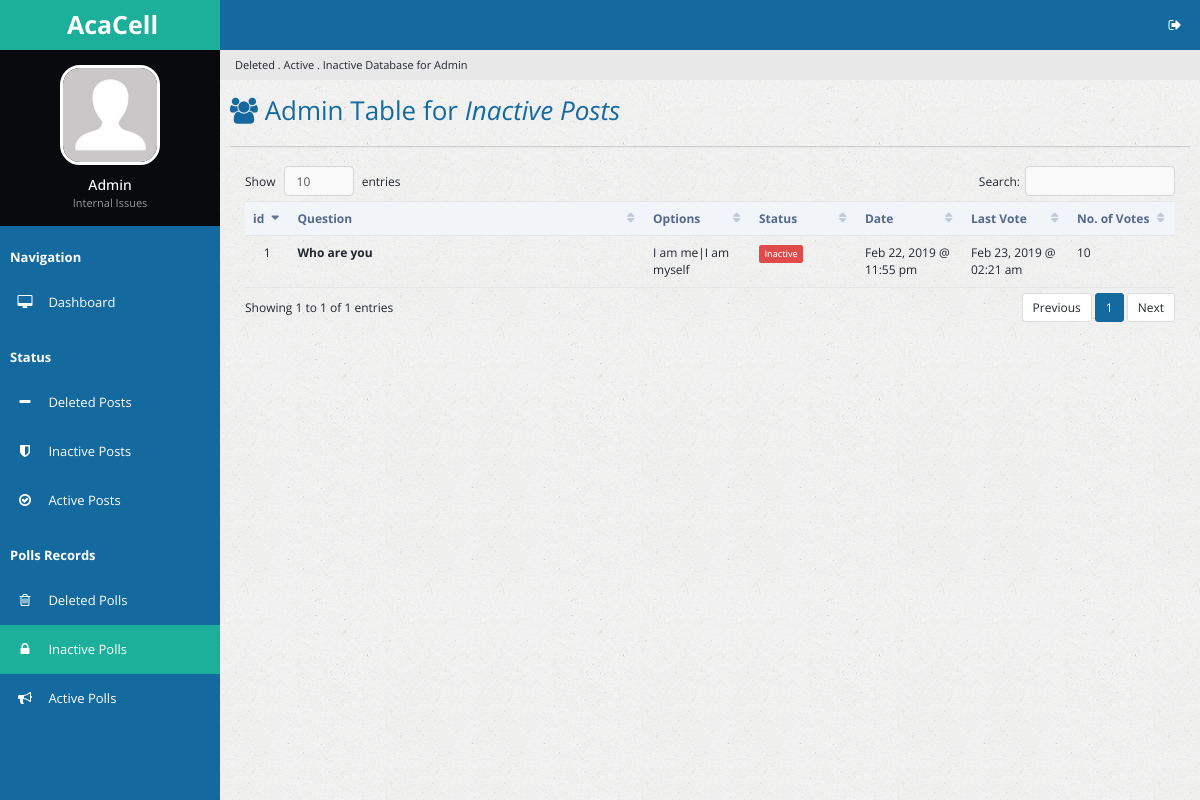
/inactpolls.php, run on an earlier commit of the app's database.
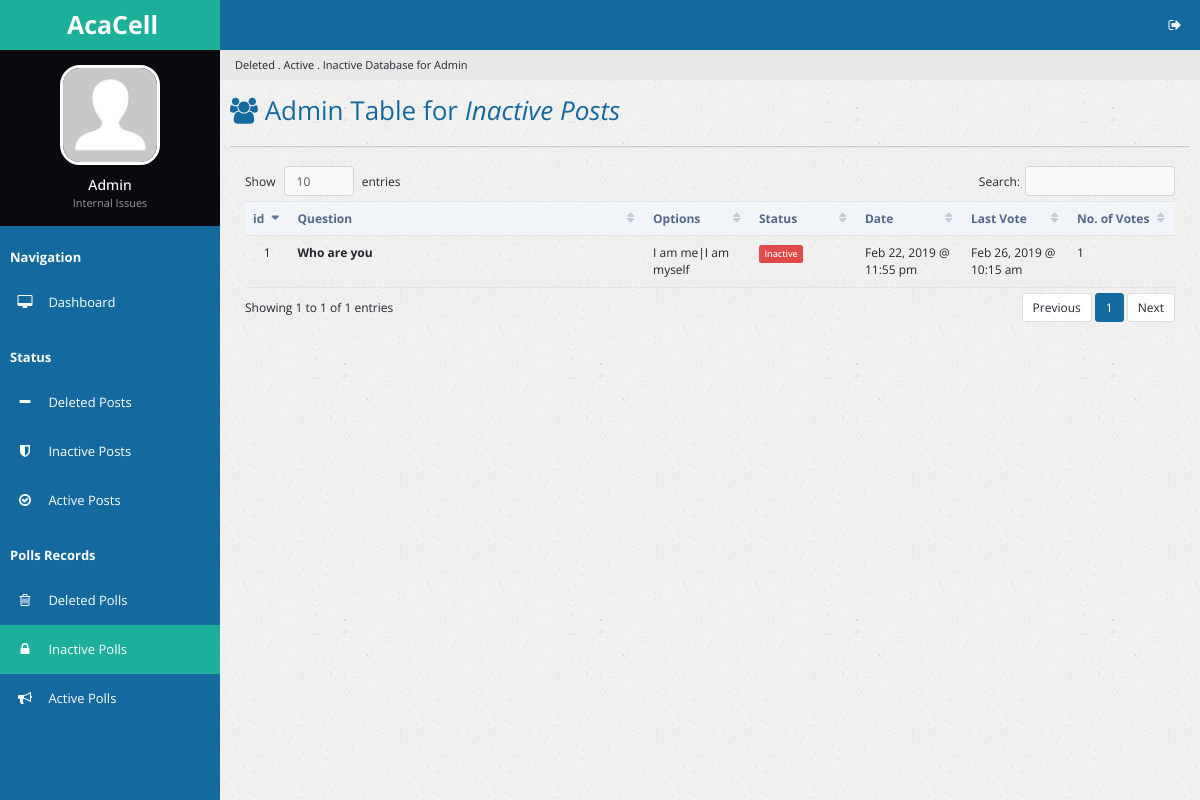
And on a later commit of the database.
### tables this page shows
CREATE TABLE `poll` (
  `p_id` int(11) NOT NULL,
  `p_question` text NOT NULL,
  `p_date` double NOT NULL,
  `p_options` varchar(250) NOT NULL,
  `p_votes` varchar(250) NOT NULL DEFAULT '0',
  `p_number_options` tinyint(3) NOT NULL,
  `p_timeout` double DEFAULT NULL,
  `p_voters` int(11) DEFAULT '0',
  `p_last_vote_date` double DEFAULT '0'
);

### inactpolls.php (the view, shortened to what the changed rows need)
<?php
  include 'handlers/dbcon.php';
  $curr_time = time();
?>
<!DOCTYPE html>
<html lang="en">
<head>
        <link rel="stylesheet" type="text/css" id="theme" href="css/theme-default.css"/>
    </head>
    <body>
        <div class="page-container">
            <div class="page-content">
                <div class="page-title">
                    <h2><span class="fa fa-users"></span> Admin Table for <i>Inactive Posts</b></i></h2>
                </div>
                <div class="page-content-wrap">
                    <div class="row">
                        <div class="col-md-12">
                                <div class="panel-body">
                                    <table id="customers2" class="table datatable">
                                        <thead>
                                          <tr>
                                            <th width="50">id</th>
                                            <th width="300">Question</th>
                                            <th width="100">Options</th>
                                            <th width="100">Status</th>
                                            <th width="100">Date</th>
                                            <th width="100">Last Vote</th>
                                            <th width="100">No. of Votes</th>
                                          </tr>
                                        </thead>
                                        <tbody>
                                          <?php
                                            $sql_delpolldisplay = "SELECT * FROM poll WHERE p_timeout < $curr_time ORDER BY p_date DESC";
                                            $success_delpolldisplay = mysqli_query($link, $sql_delpolldisplay);
                                            if ($success_delpolldisplay->num_rows > 0) {
                                              $i = 1;
                                              while($rows = $success_delpolldisplay->fetch_assoc()){
                                          ?>
                                                <tr id="trow<?php echo $rows['p_id']; ?>">
                                                  <td class="text-center"> <?php echo $i; ?> </td>
                                                  <td><strong><?php echo $rows['p_question']; ?></strong></td>
                                                  <td><?php echo $rows['p_options']; ?></td>
                                                  <td><?php echo "<span class='label label-danger'>Inactive</span>";?></td>
                                                  <td><?php echo date("M d, Y @ h:i a", $rows['p_date']); ?></td>
                                                  <td><?php echo date("M d, Y @ h:i a", $rows['p_last_vote_date']); ?></td>
                                                  <td><?php echo $rows['p_voters']; ?></td>
                                                </tr>
                                          <?php
                                            $i++;
                                                }
                                              }
                                          ?>
                                            </tbody>
                                    </table>
                                </div>
                            </div>
                        </div>
                    </div>
                </div>
            </div>
    </body>
</html>

What changed in the data, as far as the page shows it:
changed poll "Who are you": p_last_vote_date "Feb 23, 2019 @ 02:21 am" → "Feb 26, 2019 @ 10:15 am"; p_voters "10" → "1"
